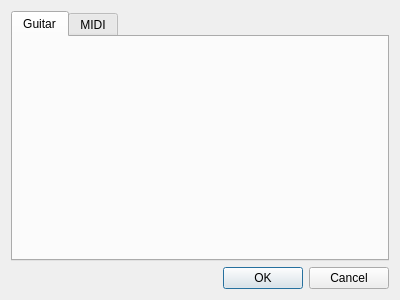
<?xml version="1.0" encoding="UTF-8"?>
<ui version="4.0">
 <class>SettingWindow</class>
 <widget class="QDialog" name="SettingWindow">
  <property name="geometry">
   <rect>
    <x>0</x>
    <y>0</y>
    <width>400</width>
    <height>300</height>
   </rect>
  </property>
  <property name="windowTitle">
   <string>Dialog</string>
  </property>
  <layout class="QVBoxLayout" name="verticalLayout">
   <item>
    <widget class="QTabWidget" name="tabWidget">
     <property name="currentIndex">
      <number>0</number>
     </property>
     <widget class="QWidget" name="tab_guitar">
      <attribute name="title">
       <string>Guitar</string>
      </attribute>
     </widget>
     <widget class="QWidget" name="tab_midi">
      <attribute name="title">
       <string>MIDI</string>
      </attribute>
     </widget>
    </widget>
   </item>
   <item>
    <widget class="QDialogButtonBox" name="buttonBox">
     <property name="orientation">
      <enum>Qt::Horizontal</enum>
     </property>
     <property name="standardButtons">
      <set>QDialogButtonBox::Cancel|QDialogButtonBox::Ok</set>
     </property>
    </widget>
   </item>
  </layout>
 </widget>
 <resources/>
 <connections>
  <connection>
   <sender>buttonBox</sender>
   <signal>accepted()</signal>
   <receiver>SettingWindow</receiver>
   <slot>accept()</slot>
   <hints>
    <hint type="sourcelabel">
     <x>248</x>
     <y>254</y>
    </hint>
    <hint type="destinationlabel">
     <x>157</x>
     <y>274</y>
    </hint>
   </hints>
  </connection>
  <connection>
   <sender>buttonBox</sender>
   <signal>rejected()</signal>
   <receiver>SettingWindow</receiver>
   <slot>reject()</slot>
   <hints>
    <hint type="sourcelabel">
     <x>316</x>
     <y>260</y>
    </hint>
    <hint type="destinationlabel">
     <x>286</x>
     <y>274</y>
    </hint>
   </hints>
  </connection>
 </connections>
</ui>
